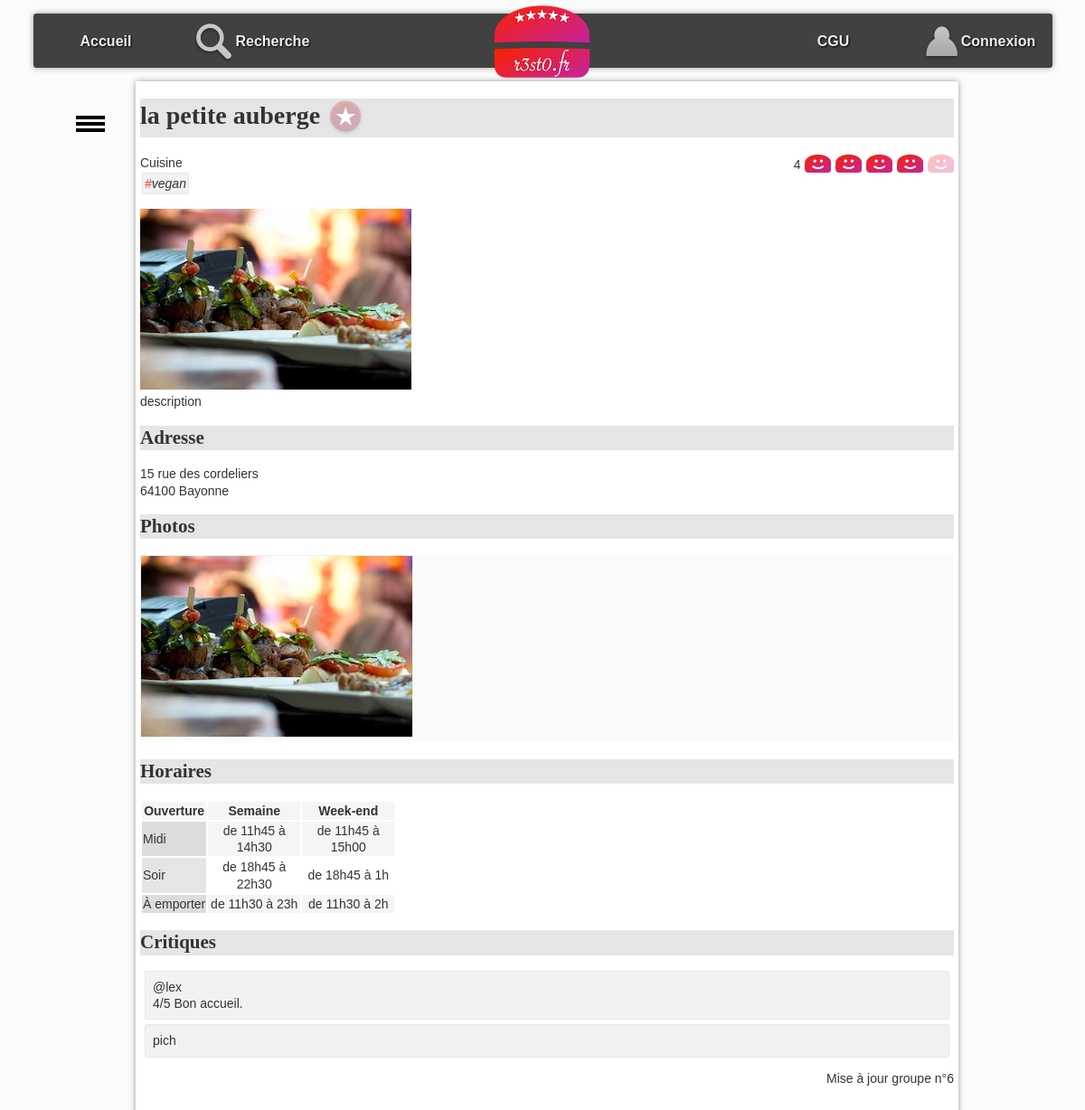
Page /?action=detail&idR=7 on the committed database.
### tables this page shows
CREATE TABLE IF NOT EXISTS `resto` (
  `idR` bigint(20) NOT NULL AUTO_INCREMENT,
  `nomR` varchar(255) DEFAULT NULL,
  `numAdrR` varchar(20) DEFAULT NULL,
  `voieAdrR` varchar(255) DEFAULT NULL,
  `cpR` char(5) DEFAULT NULL,
  `villeR` varchar(255) DEFAULT NULL,
  `latitudeDegR` float DEFAULT NULL,
  `longitudeDegR` float DEFAULT NULL,
  `descR` text,
  `horairesR` text,
  PRIMARY KEY (`idR`)
);

CREATE TABLE IF NOT EXISTS `typecuisine` (
  `idTC` bigint(20) NOT NULL AUTO_INCREMENT,
  `libelleTC` varchar(255) DEFAULT NULL,
  PRIMARY KEY (`idTC`)
);

CREATE TABLE IF NOT EXISTS `photo` (
  `idP` bigint(20) NOT NULL,
  `cheminP` varchar(255) DEFAULT NULL,
  `idR` bigint(20) DEFAULT NULL,
  PRIMARY KEY (`idP`),
  KEY `idR` (`idR`)
);

CREATE TABLE IF NOT EXISTS `critiquer` (
  `idR` bigint(20) NOT NULL,
  `note` int(11) DEFAULT NULL,
  `commentaire` varchar(4096) DEFAULT NULL,
  `idU` bigint(20) NOT NULL,
  PRIMARY KEY (`idR`,`idU`),
  KEY `critiquer_ibfk_8` (`idU`)
);

CREATE TABLE IF NOT EXISTS `utilisateur` (
  `idU` bigint(20) NOT NULL AUTO_INCREMENT,
  `mailU` varchar(150) NOT NULL,
  `mdpU` varchar(255) DEFAULT NULL,
  `pseudoU` varchar(50) DEFAULT NULL,
  `adminU` tinyint(1) NOT NULL DEFAULT '0',
  PRIMARY KEY (`idU`),
  UNIQUE KEY `mailU` (`mailU`)
);

### index.php (called while the page is built, shortened)
<?php
require_once "getRacine.php";
require_once "$racine/includes/autoload.inc.php";
require_once "$racine/includes/authentification.inc.php";
if (isset($_GET["action"])){
    $action = $_GET["action"];
}
else{
    $action = "defaut";
}
$fichier = controleurPrincipal($action);
try{
    require_once "$racine/controleur/$fichier";
} catch (Throwable $e) {
    ajouterMessage($action." : ".$e->getMessage());
    $titre = "Erreur";
    require_once "$racine/vue/entete.html.php";
    require_once "$racine/vue/pied.html.php";
}

### includes/autoload.inc.php (called while the page is built, shortened)
<?php
function chargeurBaseEspacesDeNoms(string $className) {
    $fileName = __DIR__ . '/../';
    $fileName .= str_replace('\\', DIRECTORY_SEPARATOR, $className) . '.class.php';
}

### modele/dao/Bdd.class.php (called while the page is built, shortened)
<?php
class Bdd {
    private static ?PDO $pdo=null;
    private static $login = "root";
    private static $mdp = "";
    private static $bd = "resto2";
    private static $serveur = "localhost";
    private static $pdoOptions = array  (
        PDO::MYSQL_ATTR_INIT_COMMAND => "SET NAMES utf8"
        ,PDO::ATTR_ERRMODE => PDO::ERRMODE_EXCEPTION
                                        );
    public static function connecter() : ?PDO  {
        if (is_null(self::$pdo)) {
                self::$pdo = new PDO("mysql:host=".self::$serveur.";dbname=".self::$bd, self::$login, self::$mdp, self::$pdoOptions);
        }
        return self::$pdo;
    }
    public static function getConnexion() : ?PDO {
        return self::$pdo;
    }
}

### modele/dao/RestoDAO.class.php (called while the page is built, shortened)
<?php
class RestoDAO {
    public static function getOneById(int $id): ?Resto {
        $leResto = null;
        try {
            $requete = "SELECT * FROM resto WHERE idR = :idR";
            $stmt = Bdd::getConnexion()->prepare($requete);
            $stmt->bindParam(':idR', $id, PDO::PARAM_INT);
            $ok = $stmt->execute();
            if ($ok && $stmt->rowCount() > 0) {
                $enreg = $stmt->fetch(PDO::FETCH_ASSOC);
                $leResto = self::enregistrementVersObjet($enreg);
            }
        } catch (PDOException $e) {
            throw new Exception("Erreur dans la méthode " . get_called_class() . "::getOneById : <br/>" . $e->getMessage());
        }
        return $leResto;
    }
    private static function enregistrementVersObjet(array $enreg): Resto {
        $id = $enreg['idR'];
        $leResto = new Resto(
                $enreg['idR'], $enreg['nomR'], $enreg['numAdrR'], $enreg['voieAdrR'], $enreg['cpR'], $enreg['villeR'],
                $enreg['latitudeDegR'], $enreg['longitudeDegR'], $enreg['descR'], $enreg['horairesR']
        );
        $lesCritiques = CritiqueDAO::getAllByResto($id);
        $lesPhotos = PhotoDAO::getAllByResto($id);
        $lesTcProposes = TypeCuisineDAO::getAllProposesByIdR($id);
        $leResto->setLesTypesCuisineProposes($lesTcProposes);
        $leResto->setLesPhotos($lesPhotos);
        $leResto->setLesCritiques($lesCritiques);
        return $leResto;
    }
}

### modele/dao/CritiqueDAO.class.php (called while the page is built, shortened)
<?php
class CritiqueDAO {
    public static function getNoteMoyenneByIdR(int $idR): float {
        $retour = -1;
        try {
            $requete = "select avg(note) as moyenne from critiquer where idR=:idR";
            $stmt = Bdd::getConnexion()->prepare($requete);
            $stmt->bindParam(':idR', $idR, PDO::PARAM_INT);
            $ok = $stmt->execute();
            if ($ok && $stmt->rowCount() > 0) {
                $enreg = $stmt->fetch(PDO::FETCH_ASSOC);
                if (!is_null($enreg["moyenne"])){
                    $retour = $enreg["moyenne"];
                }
            }
        } catch (PDOException $e) {
            throw new Exception("Erreur dans la méthode " . get_called_class() . "::getNoteMoyenneByIdR : <br/>" . $e->getMessage());
        }
        return $retour;
    }
    public static function getAllByResto(int $idR): array {
        $lesObjets = array();
        try {
            $requete = "SELECT * FROM critiquer c"
                    . " INNER JOIN utilisateur u ON  c.idU = u.idU "
                    . " WHERE idR = :idR";
            $stmt = Bdd::getConnexion()->prepare($requete);
            $stmt->bindParam(':idR', $idR, PDO::PARAM_INT);
            $ok = $stmt->execute();
            if ($ok) {
                while ($enreg = $stmt->fetch(PDO::FETCH_ASSOC)) {
                    $user = new Utilisateur($enreg['idU'], $enreg['mailU'], $enreg['mdpU'], $enreg['pseudoU'], $enreg['adminU']);
                    $lesObjets[] = new Critique($enreg['note'], $enreg['commentaire'], $user);
                }
            }
        } catch (PDOException $e) {
            throw new Exception("Erreur dans la méthode " . get_called_class() . "::getAllByResto : <br/>" . $e->getMessage());
        }
        return $lesObjets;
    }
}

### modele/dao/PhotoDAO.class.php (called while the page is built, shortened)
<?php
class PhotoDAO {
    public static function getAllByResto(int $idR): array {
        $lesObjets = array();
        try {
            $requete = "SELECT * FROM photo WHERE idR = :idR";
            $stmt = Bdd::getConnexion()->prepare($requete);
            $stmt->bindParam(':idR', $idR, PDO::PARAM_INT);
            $ok = $stmt->execute();
            if ($ok) {
                while ($enreg = $stmt->fetch(PDO::FETCH_ASSOC)) {
                    $lesObjets[] = new Photo($enreg['idP'], $enreg['cheminP']);
                }
            }
        } catch (PDOException $e) {
            throw new Exception("Erreur dans la méthode " . get_called_class() . "::getAllByResto : <br/>" . $e->getMessage());
        }
        return $lesObjets;
    }
}

### modele/dao/TypeCuisineDAO.class.php (called while the page is built, shortened)
<?php
class TypeCuisineDAO {
    public static function getAllProposesByIdR(int $idR) : array {
        $lesObjets = array();
        try {
            $requete = "select typeCuisine.* from typeCuisine inner join proposer on typeCuisine.idTC = proposer.idTC where proposer.idR = :idR";
            $stmt = Bdd::getConnexion()->prepare($requete);
            $stmt->bindParam(':idR', $idR, PDO::PARAM_INT);
            $ok = $stmt->execute();
            if ($ok) {
                while ($enreg = $stmt->fetch(PDO::FETCH_ASSOC)) {
                    $lesObjets[] = new TypeCuisine($enreg['idTC'], $enreg['libelleTC']);
                }
            }
        } catch (PDOException $e) {
            throw new Exception("Erreur dans la méthode " . get_called_class() . "::getAllProposesByIdR : <br/>" . $e->getMessage());
        }
        return $lesObjets;
    }
}

### modele/metier/Resto.class.php (called while the page is built, shortened)
<?php
class Resto {
    private int $idR;
    private ?string $nomR;
    private ?string $numAdr;
    private ?string $voieAdr;
    private ?string $cpR;
    private ?string $villeR;
    private ?string $descR;
    private ?string $horairesR;
    private array $lesPhotos;
    private array $lesCritiques;
    private array $lesTypesCuisineProposes;
    function __construct(int $idR, string $nomR, ?string $numAdr, ?string $voieAdr, ?string $cpR, ?string $villeR, ?float $latitudeDegR, ?float $longitudeDegR, ?string $descR, ?string $horairesR) {
        $this->idR = $idR;
        $this->nomR = $nomR;
        $this->numAdr = $numAdr;
        $this->voieAdr = $voieAdr;
        $this->cpR = $cpR;
        $this->villeR = $villeR;
        $this->descR = $descR;
        $this->horairesR = $horairesR;
        $this->lesCritiques = array();
        $this->lesPhotos = array();
        $this->lesTypesCuisineProposes = array();
    }
    function getIdR(): int {
        return $this->idR;
    }
    function getNomR(): ?string {
        return $this->nomR;
    }
    function getNumAdr(): ?string {
        return $this->numAdr;
    }
    function getVoieAdr(): ?string {
        return $this->voieAdr;
    }
    function getCpR(): ?string {
        return $this->cpR;
    }
    function getVilleR(): ?string {
        return $this->villeR;
    }
    function getDescR(): ?string {
        return $this->descR;
    }
    function getHorairesR(): ?string {
        return $this->horairesR;
    }
    function getLesPhotos(): array {
        return $this->lesPhotos;
    }
    function getLesCritiques(): array {
        return $this->lesCritiques;
    }
    function getLesTypesCuisineProposes(): array {
        return $this->lesTypesCuisineProposes;
    }
    function setLesPhotos(array $lesPhotos): void {
        $this->lesPhotos = $lesPhotos;
    }
    function setLesCritiques(array $lesCritiques): void {
        $this->lesCritiques = $lesCritiques;
    }
    function setLesTypesCuisineProposes(array $lesTypesCuisineProposes): void {
        $this->lesTypesCuisineProposes = $lesTypesCuisineProposes;
    }
}

### includes/authentification.inc.php (called while the page is built, shortened)
<?php
function getIdULoggedOn(): int {
    if (isLoggedOn()) {
        $ret = intval($_SESSION["idU"]);
    } else {
        $ret = 0;
    }
    return $ret;
}
function isLoggedOn(): bool {
    $ret = false;
    return $ret;
}

### modele/dao/AimerDAO.class.php (called while the page is built, shortened)
<?php
class AimerDAO {
    public static function estAimeById(int $idU, int $idR): bool {
        $retour = false;
        try {
            $requete = "SELECT * FROM aimer WHERE idR=:idR AND idU=:idU";
            $stmt = Bdd::getConnexion()->prepare($requete);
            $stmt->bindParam(':idU', $idU, PDO::PARAM_INT);
            $stmt->bindParam(':idR', $idR, PDO::PARAM_INT);
            $ok = $stmt->execute();
        } catch (PDOException $e) {
            throw new Exception("Erreur dans la méthode " . get_called_class() . "::estAimeByIdU : <br/>" . $e->getMessage());
        }
        return $retour;
    }
}

### vue/vueDetailResto.php (the view, shortened to what this page needs)
<h1><?= $unResto->getNomR(); ?>
    <?php if ($aimer != false) { ?>
        <a href="./?action=aimer&idR=<?= $unResto->getIdR(); ?>" ><img class="aimer" src="images/aime.png" alt="j'aime ce restaurant"></a>
    <?php } else { ?>
        <a href="./?action=aimer&idR=<?= $unResto->getIdR(); ?>" ><img class="aimer" src="images/aimepas.png" alt="je n'aime pas encore ce restaurant"></a>
    <?php } ?>
</h1>
<span id="note">
    <?php echo "$noteMoyen"?>
    <?php for ($i = 1; $i <= 5; $i++) { ?>
        <a class="aimer" href="./?action=noter&note=<?= $i ?>&idR=<?= $unResto->getIdR(); ?>" >
            <?php if ($i <= $noteMoy) { ?>
                <img class="note" src="images/like.png" alt="">
            <?php } else {
                ?>
                <img class="note" src="images/neutre.png" alt="line neutre">
            <?php } ?>
        </a>
    <?php } ?>
</span>
<section>
    Cuisine <br />
    <ul id="tagFood">
        <?php
        foreach ($lesTypesCuisine as $leTC) {
            ?>
            <li class="tag"><span class="tag">#</span><?= $leTC->getLibelleTC() ?></li>
            <?php }
        ?>
    </ul>
</section>
<p id="principal">
    <?php
    if (count($lesPhotos) > 0) {
        $laPhoto = $lesPhotos[0];
        ?>
        <img src="photos/<?= $laPhoto->getCheminP() ?>" alt="photo du restaurant" />
    <?php } ?>
    <br />
    <?= $unResto->getDescR(); ?>
</p>
<h2 id="adresse">
    Adresse
</h2>
<p>
    <?= $unResto->getNumAdr(); ?>
    <?= $unResto->getVoieAdr(); ?><br />
    <?= $unResto->getCpR(); ?>
    <?= $unResto->getVilleR(); ?>
</p>
<h2 id="photos">
    Photos
</h2>
<ul id="galerie">
    <?php
    foreach ($lesPhotos as $laPhoto) {
        ?>
        <li> <img class="galerie" src="photos/<?= $laPhoto->getCheminP() ?>" alt="" /></li>
        <?php
    }
    ?>
</ul>
<h2 id="horaires">
    Horaires
</h2>
<?= $unResto->getHorairesR(); ?>
<h2 id="crit">Critiques</h2>
<ul id="critiques">
    <?php
    foreach ($critiques as $uneCritique) {
        ?>
        <li>
            <span>
                <?= $uneCritique->getLeUtilisateur()->getPseudoU() ?>
            </span>
            <div>
                <span>
                    <?php
                    if ($uneCritique->getNote()) {
                        ?>
                        <?= $uneCritique->getNote() ?>/5
                        <?php
                    }
                    ?>
                </span>
                <span><?= $uneCritique->getCommentaire() ?> </span>
            </div>
        </li>
    <?php } ?>
</ul>

### css/base.css (style rules this page uses)
:root { --largeurPage: 900px; --largeurMenuCont : 200px; --margeCalc: calc((100% - var(--largeurPage)) / 2); --margeMenuHaut : 15px; --hauteurMenuGene:60px; --coulA1:#5A7694; --coulA2:#D7E5ED; --coulB1:#566459; --coulB2:#90974A; --coulC:#CDBCA0; --fondC:#fcfbfb; --padding_cote:5px; }
body { font-family: Arial; color : #333; font-size : 14px; line-height : 1.3; scroll-behavior: smooth; background-color : var(--fondC); }
a.aimer { text-decoration: none; }

### css/cgu.css (style rules this page uses)
h1,h2,h3,h4 { font-family: Futura; background-color : rgba(0,0,0,0.1); }
td.cell { text-align : center; width : 100px; }
td.label { background-color : rgba(0,0,0,0.1); }
tr:nth-child(odd) { background-color : rgb(245,245,245); }

### css/corps.css (style rules this page uses)
#tagFood { display:inline-block; padding-left : 0px; font-style: italic; margin : 0px; }
li.tag { display:inline-block; border:1px solid rgba(0,0,0,0.05); background-color:rgba(0,0,0,0.05); padding:2px; margin:2px; border-radius: 2px; }
span.tag { color:rgb(255,50,50); }
#galerie { margin-top : 0px; margin-bottom : 20px; padding-left : 0px; background-color : rgb(250,250,250); }
#galerie li { display : inline-block; }
img.note { padding-left : 1px; vertical-align : sub; }
img.galerie { border:1px solid rgb(239,239,239); }
#note { float : right; }
img.aimer { vertical-align : middle; }
#critiques { list-style-type : none; padding-left : 0px; }
#critiques>li { border:1px solid rgba(0,0,0,0.05); background-color:rgba(0,0,0,0.05); padding:8px; margin:5px; border-radius: 2px; }

### rows in the picture
resto: nomR "la petite auberge", descR "description", numAdrR "15", voieAdrR "rue des cordeliers", cpR "64100", villeR "Bayonne", horairesR "Ouverture Semaine Week-end Midi de 11h45 à 14h30 de 11h45 à 15h00 Soir de 18h45 à 22h30 de 18h45 à 1h À emporter de 11h30 à 23h de 11h30 à 2h"
typecuisine: libelleTC "vegan"
photo: cheminP (picture)
critiquer: idU.pseudoU "@lex", note "4", commentaire "Bon accueil."
critiquer: idU.pseudoU "pich"

### other values in the picture
$noteMoyen "4"
